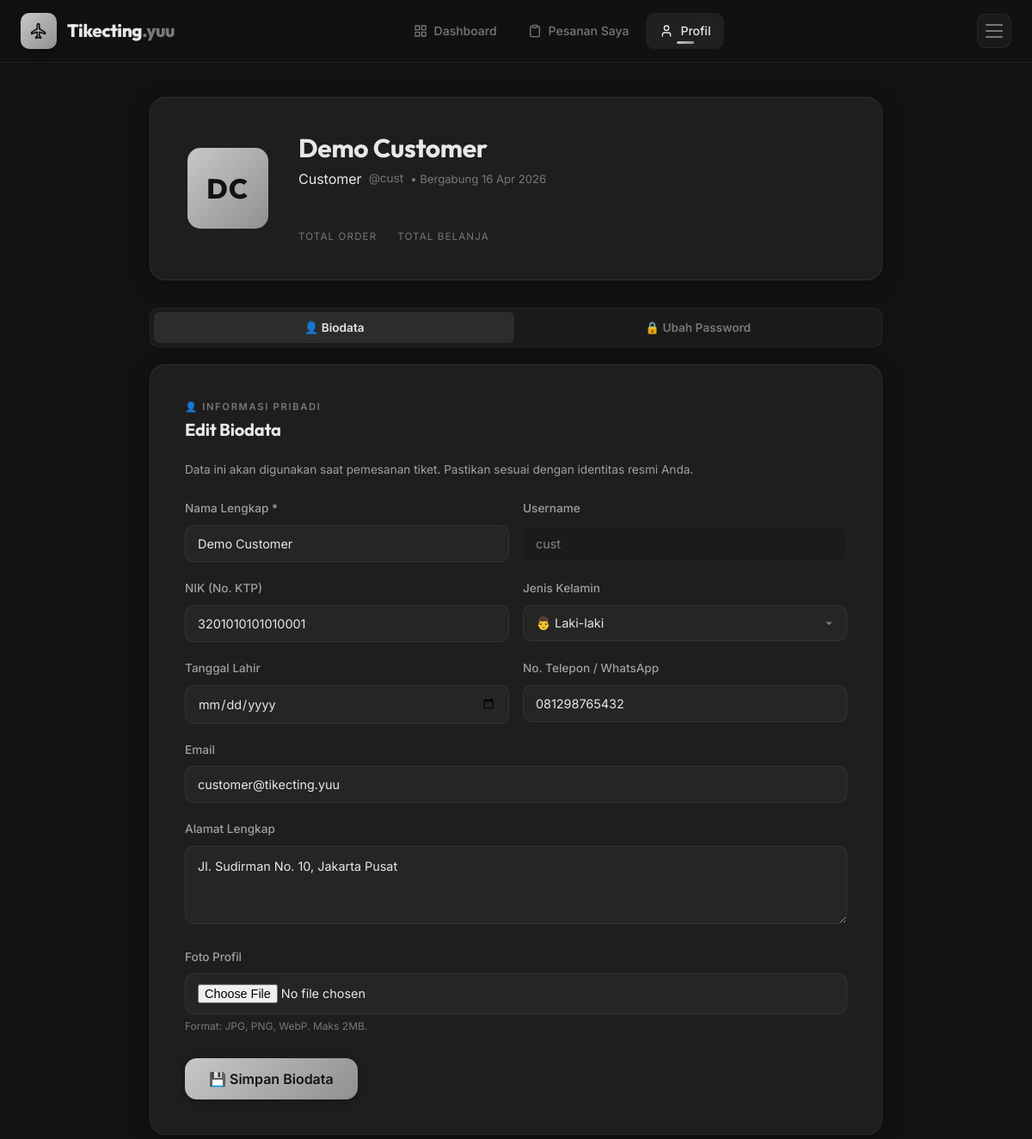
Page /customer/profile.php (signed in, upper part) on the earlier database version.
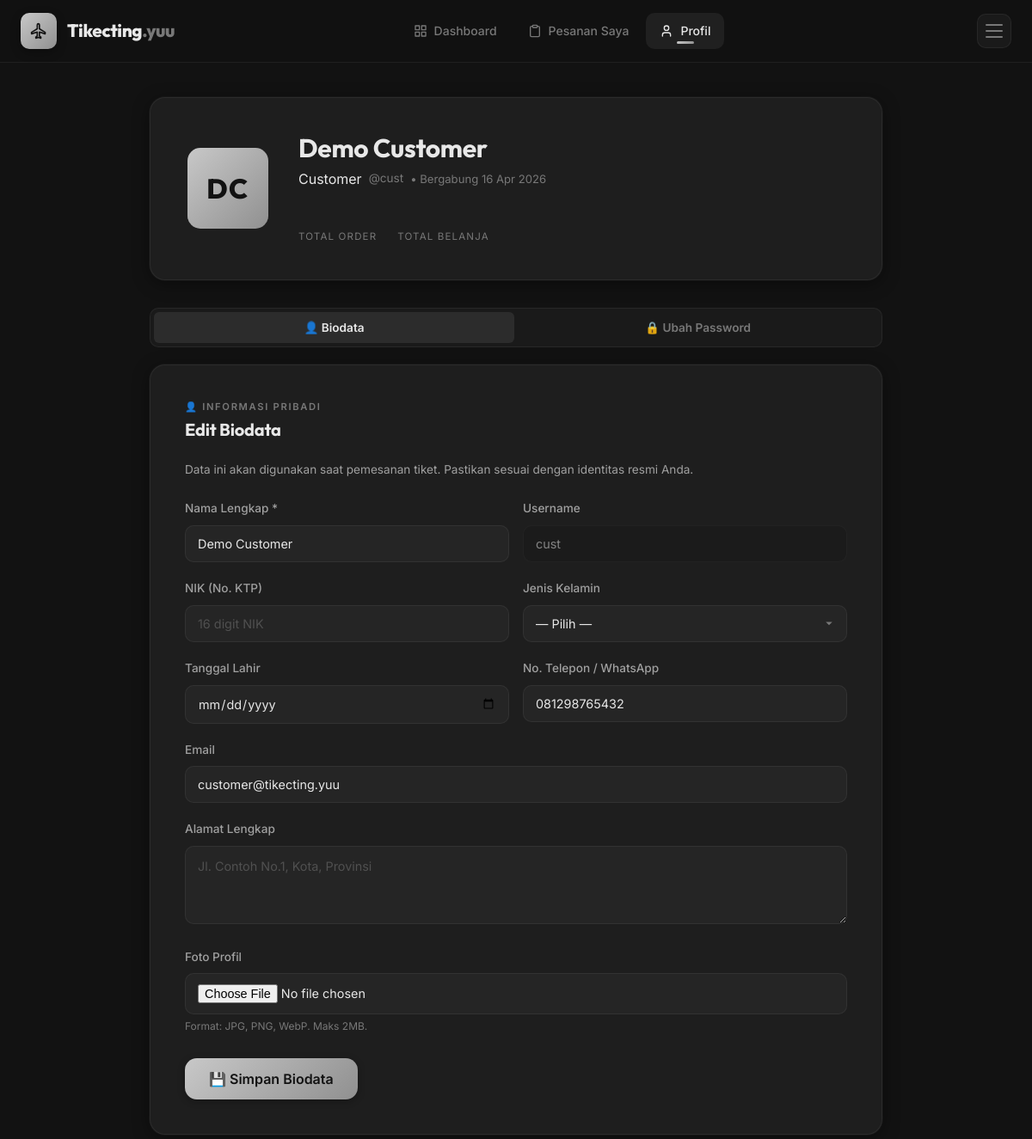
Same page on the later database version.
### tables this page shows
CREATE TABLE `users` (
  `id` int(11) NOT NULL AUTO_INCREMENT,
  `username` varchar(50) NOT NULL,
  `password` varchar(255) NOT NULL,
  `name` varchar(100) NOT NULL,
  `email` varchar(150) DEFAULT NULL,
  `phone` varchar(20) DEFAULT NULL,
  `nik` varchar(20) DEFAULT NULL,
  `gender` enum('L','P') DEFAULT NULL,
  `birth_date` date DEFAULT NULL,
  `address` text DEFAULT NULL,
  `photo` varchar(255) DEFAULT NULL,
  `role` enum('admin','customer') NOT NULL DEFAULT 'customer',
  `created_at` timestamp NOT NULL DEFAULT current_timestamp(),
  PRIMARY KEY (`id`),
  UNIQUE KEY `username` (`username`)
);

### config.php (called while the page is built, shortened)
<?php
function e($str) {
    return htmlspecialchars((string)$str, ENT_QUOTES, 'UTF-8');
}

### customer/profile.php (the view, shortened to what the changed rows need)
<?php
require_once __DIR__ . '/../config.php';
$uid = $_SESSION['user']['id'];
$stm = $pdo->prepare('SELECT * FROM users WHERE id = ?');
$stm->execute([$uid]);
$user = $stm->fetch();
?>
<!doctype html>
<html lang="id">
<head>
  <?php include __DIR__ . '/../includes/head.php'; ?>
</head>
<body>
  <div class="tyy-page-content">
    <div class="tyy-container" style="max-width:900px;">
      <div class="tyy-card fade-in" style="padding:2.5rem;margin-bottom:2rem;">
        <div style="display:flex;align-items:center;gap:2rem;flex-wrap:wrap;">
          <div style="flex:1;min-width:200px;">
            <h2 style="margin-bottom:4px;"><?=e($user['name'])?></h2>
            <div style="display:flex;align-items:center;gap:8px;flex-wrap:wrap;margin-bottom:12px;">
              <span class="tyy-nav-role tyy-nav-role-customer">Customer</span>
              <span style="color:var(--text-muted);font-size:0.85rem;">@<?=e($user['username'])?></span>
              <span style="color:var(--text-muted);font-size:0.82rem;">• Bergabung <?=date('d M Y', strtotime($user['created_at']))?></span>
            </div>
            <div style="display:flex;gap:1.5rem;flex-wrap:wrap;">
              <div>
              </div>
              <div>
              </div>
            </div>
          </div>
        </div>
      </div>
      <div class="tyy-card fade-in" id="panelBiodata" style="padding:2.5rem;">
        <form method="post" enctype="multipart/form-data" id="profileForm">
          <div style="display:grid;grid-template-columns:1fr 1fr;gap:1rem;">
            <div class="tyy-form-group">
              <label class="tyy-label" for="name">Nama Lengkap <span style="color:var(--brand-accent);">*</span></label>
              <input type="text" name="name" id="name" class="tyy-input" required
                     value="<?=e($user['name'])?>">
            </div>
            <div class="tyy-form-group">
              <label class="tyy-label">Username</label>
              <input type="text" class="tyy-input" value="<?=e($user['username'])?>" disabled
                     style="opacity:0.5;cursor:not-allowed;">
            </div>
          </div>
          <div style="display:grid;grid-template-columns:1fr 1fr;gap:1rem;">
            <div class="tyy-form-group">
              <label class="tyy-label" for="nik">NIK (No. KTP)</label>
              <input type="text" name="nik" id="nik" class="tyy-input" placeholder="16 digit NIK"
                     maxlength="20" value="<?=e($user['nik'] ?? '')?>">
            </div>
            <div class="tyy-form-group">
              <label class="tyy-label" for="gender">Jenis Kelamin</label>
              <select name="gender" id="gender" class="tyy-input tyy-select-dropdown">
                <option value="">— Pilih —</option>
                <option value="Laki-laki" <?=($user['gender'] ?? '') === 'Laki-laki' ? 'selected' : ''?>>👨 Laki-laki</option>
              </select>
            </div>
          </div>
          <div style="display:grid;grid-template-columns:1fr 1fr;gap:1rem;">
            <div class="tyy-form-group">
              <label class="tyy-label" for="phone">No. Telepon / WhatsApp</label>
              <input type="text" name="phone" id="phone" class="tyy-input" placeholder="08xxxxxxxxxx"
                     value="<?=e($user['phone'] ?? '')?>">
            </div>
          </div>
          <div class="tyy-form-group">
            <label class="tyy-label" for="email">Email</label>
            <input type="email" name="email" id="email" class="tyy-input" placeholder="email@contoh.com"
                   value="<?=e($user['email'] ?? '')?>">
          </div>
          <div class="tyy-form-group">
            <label class="tyy-label" for="address">Alamat Lengkap</label>
            <textarea name="address" id="address" class="tyy-input" rows="3"
                      placeholder="Jl. Contoh No.1, Kota, Provinsi"
                      style="resize:vertical;min-height:80px;"><?=e($user['address'] ?? '')?></textarea>
          </div>
        </form>
      </div>
    </div>
  </div>
</body>
</html>

Differences in the rows shown:
changed users "Demo Customer": nik "3201010101010001" → (not shown); gender "👨 Laki-laki" → (not shown); address "Jl. Sudirman No. 10, Jakarta Pusat" → (not shown)
Other differences:
form field gender: (not shown) → "— Pilih —"
